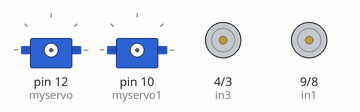
A sketch run on a simulated Arduino Uno, built with avr-gcc and run on an emulated ATmega328P. Shown: 2 × servo, motor-driver pin pairs drawn as motors (green arrow = first pin HIGH = forward, orange = second pin HIGH = backward, longer = more drive).

Above: at 0.1 s.
At 1.6 s:
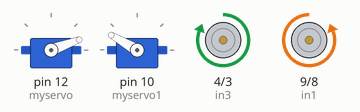
At 3.6 s:
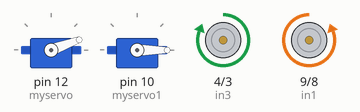
At 9.6 s:
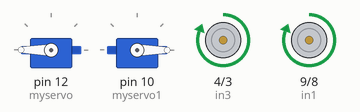
At 15.6 s:
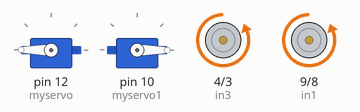
At 19.6 s:
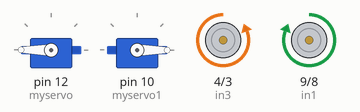
Timing chart, 0 to 21.1 s (numbered marks = the images above):
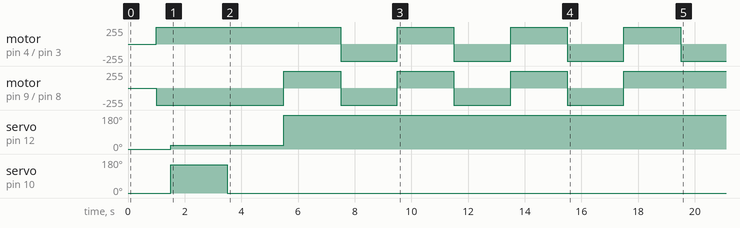

The sketch:

Abdul_MEC_oil_Spill_Robot.ino
```cpp
#include <Servo.h>
Servo myservo;
Servo myservo1;

int in1 = 9;
int in2 = 8;
int in3 = 4;
int in4 = 3;

void move_forward(){
  digitalWrite(in1,HIGH);
  digitalWrite(in2,LOW);
  digitalWrite(in3,LOW);
  digitalWrite(in4,HIGH);
}

void move_backwards(){
  digitalWrite(in1,LOW);
  digitalWrite(in2,HIGH);
  digitalWrite(in3,HIGH);
  digitalWrite(in4,LOW);
}

void move_right(){

  digitalWrite(in1,LOW);
  digitalWrite(in2,HIGH);
  digitalWrite(in3,LOW);
  digitalWrite(in4,HIGH);
}

void move_left(){
  digitalWrite(in1,HIGH);
  digitalWrite(in2,LOW);
  digitalWrite(in3,HIGH);
  digitalWrite(in4,LOW);
}

void stop_moving(){
  digitalWrite(in1,LOW);
  digitalWrite(in2,LOW);
  digitalWrite(in3,LOW);
  digitalWrite(in4,LOW);
}

void setup() {
delay(1000);

myservo.attach(12);
myservo1.attach(10);
myservo.write(0);
myservo1.write(0);
pinMode(in1,OUTPUT);
pinMode(in2,OUTPUT);
pinMode(in3,OUTPUT);
pinMode(in4,OUTPUT);
stop_moving();
move_backwards();
delay(500);
myservo.write(20);
  myservo1.write(150);
  delay(2000);
  myservo1.write(0);
  delay(2000);
  myservo.write(180);
  move_left();
  delay(2000);
  move_right();
  delay(2000);
  move_left();
  delay(2000);
  move_right();
  delay(2000);
  move_left();
  delay(2000);
  move_right();
  delay(2000);
  move_left();
  delay(2000);
 move_forward();
 delay(500);
}

void loop() {
  //move_forward();
}
```
